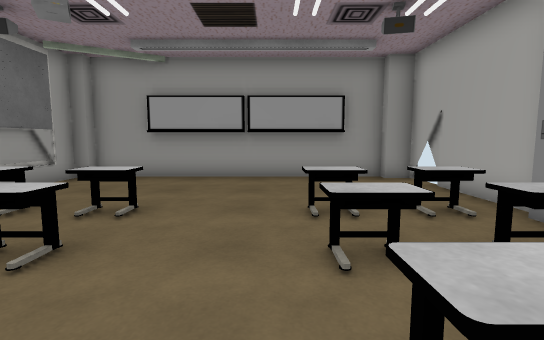
[1] (above)

12 first-person views from a walk through a 3-D level made in the Unity game engine. The camera is 1.3 m above the floor, tilts 6° down and sees 85° across. The floor is counted in squares, 1 m on a side. Each view is taken from the middle of a square. On the plan, view 1 faces up. The plan holds only what a view shows up to about 14 squares ahead; the rest is blank. Door leaves are left out, so doorways stand open. Some surface patterns are stand-ins.

[2]
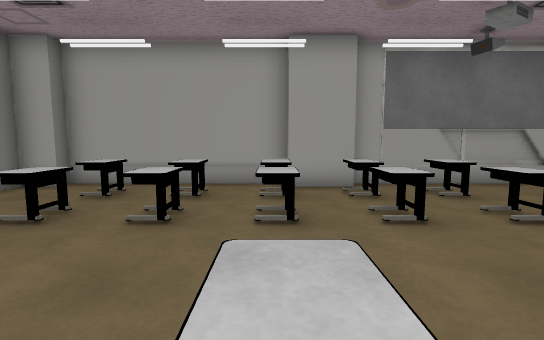

[3]
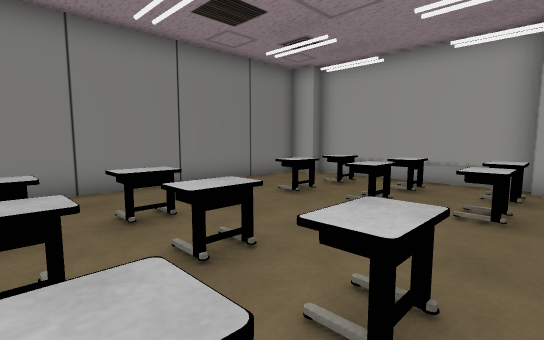

[4]
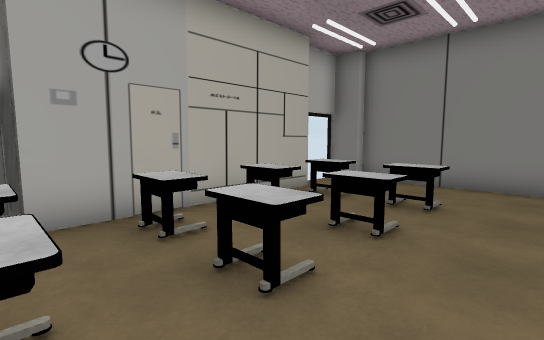

[5]
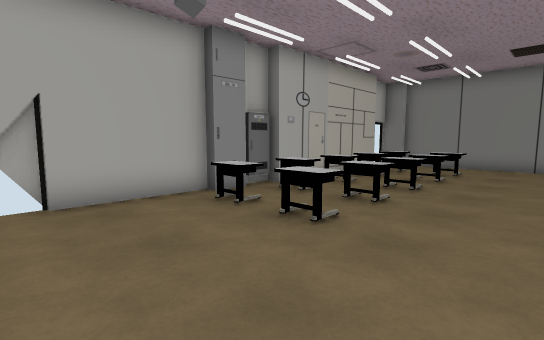

[6]
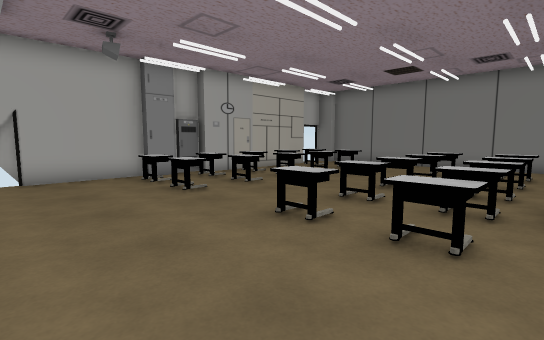

[7]
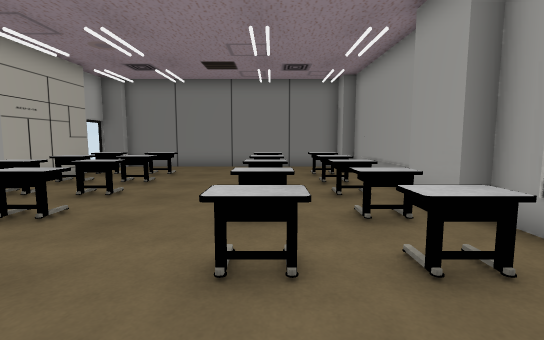

[8]
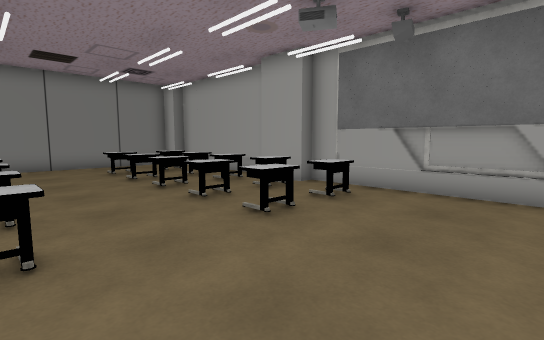

[9]
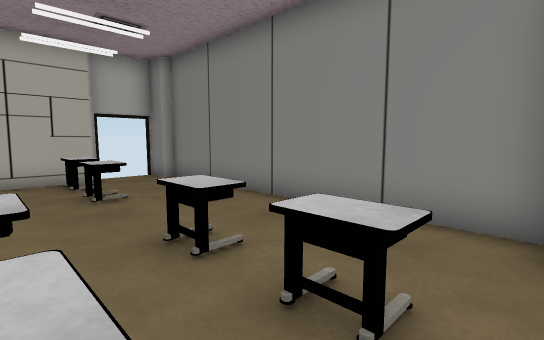

[10]
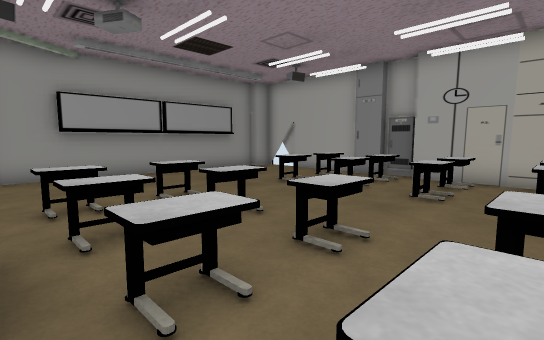

[11]
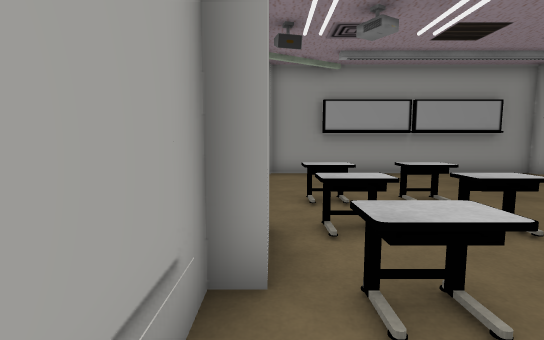

[12]
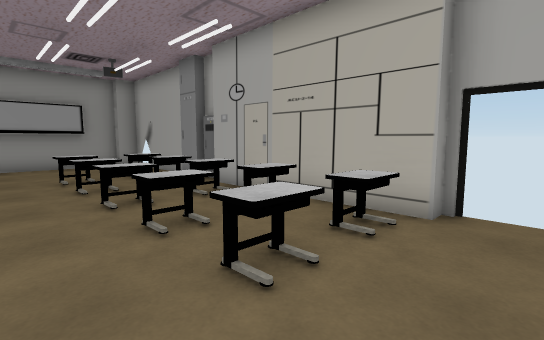

### Floor plan
Points are (right, up) in squares from view 1. A wall is a line through its corners. A room is listed if a view was taken in it or the views show most of it. See-through windows are left out.
Room 1 (views 1, 2, 3, 4, 5, 6, 7, 8, 9, 10, 11, 12)
walls: (4.1, 3.8) (4.1, 4.8) (4.6, 4.8) (4.6, 9.8) (3.7, 9.8); (4.4, 2.6) (4.4, 3.8); (4.6, 2.6) (4.6, 3.8); (4.6, -3.5) (4.1, -3.5) (4.1, 2.6); (2.5, 9.8) (-4.1, 9.8); (3.7, -5.5) (4.8, -5.5); (-6, 9.8) (-6.6, 9.8) (-6.6, 3.2) (-6, 3.2) (-6, 1.4) (-6.6, 1.4) (-6.6, -4.9) (-6, -4.9) (-6, -5.9) (3.7, -5.9); (3.7, 10.2) (-6, 10.2)
ways out: open door at (5, -4.5); open door at (5, 9)
objects: desk (-5, -3) to (-4, -3); desk (-5, -1) to (-4, -1); desk (-5, 1) to (-4, 1); desk (-5, 3) to (-4, 3); desk (-5, 5) to (-4, 5); desk (-3, -3) to (-2, -3); desk (-3, -1) to (-2, -1); desk (-3, 1) to (-2, 1); desk (-3, 3) to (-2, 3); desk (-3, 5) to (-2, 5); desk (1, -3); desk (1, -1); desk (1, 1); desk (1, 3); desk (1, 5); desk (3, -3); desk (3, -1); desk (3, 1); desk (3, 3); desk (3, 5)

Positions as (right, up) in squares from view 1, and headings:
1: (0, 0), facing up
2: (2, 1), facing left
3: (3, 2), facing down-left
4: (-1, 3), facing down-right
5: (-2, 9), facing down-right
6: (-6, 9), facing down-right
7: (-3, 8), facing down
8: (1, 9), facing down-left
9: (-6, -1), facing down-right
10: (-6, -1), facing up-right
11: (-6, -1), facing up
12: (-1, -5), facing up-right
